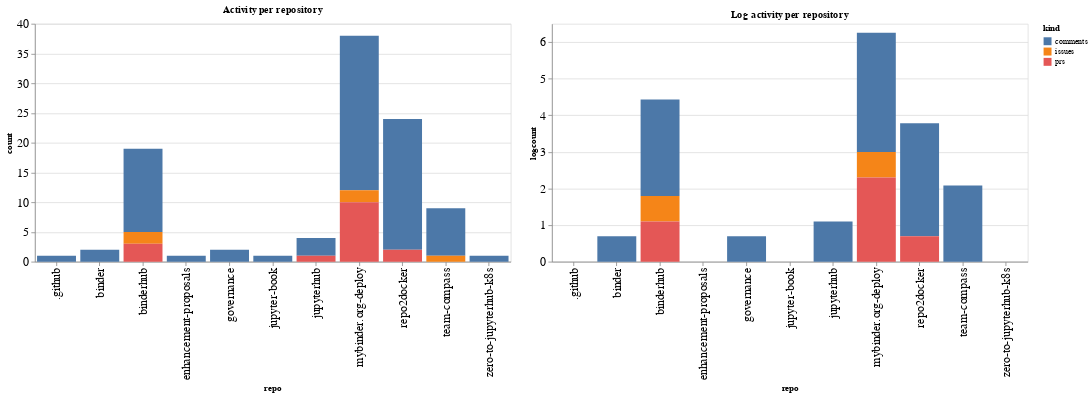

Notebook code cell kept with this figure:
### Code cell
ch1 = alt.Chart(repo_summaries, width=600, title="Activity per repository").mark_bar().encode(
    x='repo',
    y='count',
    color='kind',
    tooltip="kind"
)

ch2 = alt.Chart(repo_summaries, width=600, title="Log activity per repository").mark_bar().encode(
    x='repo',
    y='logcount',
    color='kind',
    tooltip="kind"
)

ch1 | ch2

### Figure 1 — Vega-Lite specification as saved in the notebook (floating-point values rounded to 4 significant figures)
{"config": {"axisLeft": {"labelFontSize": 15}, "axisBottom": {"labelFontSize": 15}}, "hconcat": [{"mark": "bar", "encoding": {"color": {"type": "nominal", "field": "kind"}, "tooltip": {"type": "nominal", "field": "kind"}, "x": {"type": "nominal", "field": "repo"}, "y": {"type": "quantitative", "field": "count"}}, "title": "Activity per repository", "width": 600}, {"mark": "bar", "encoding": {"color": {"type": "nominal", "field": "kind"}, "tooltip": {"type": "nominal", "field": "kind"}, "x": {"type": "nominal", "field": "repo"}, "y": {"type": "quantitative", "field": "logcount"}}, "title": "Log activity per repository", "width": 600}], "data": {"name": "data-1409106eabdfc1841edf9a62e67ad56c"}, "$schema": "https://vega.github.io/schema/vega-lite/v4.8.1.json", "datasets": {"data-1409106eabdfc1841edf9a62e67ad56c": [{"repo": ".github", "kind": "comments", "count": 1, "logcount": 0.0}, {"repo": "binder", "kind": "comments", "count": 2, "logcount": 0.6931}, {"repo": "binderhub", "kind": "comments", "count": 14, "logcount": 2.639}, {"repo": "binderhub", "kind": "issues", "count": 2, "logcount": 0.6931}, {"repo": "binderhub", "kind": "prs", "count": 3, "logcount": 1.099}, {"repo": "enhancement-proposals", "kind": "comments", "count": 1, "logcount": 0.0}, {"repo": "governance", "kind": "comments", "count": 2, "logcount": 0.6931}, {"repo": "jupyter-book", "kind": "comments", "count": 1, "logcount": 0.0}, {"repo": "jupyterhub", "kind": "comments", "count": 3, "logcount": 1.099}, {"repo": "jupyterhub", "kind": "prs", "count": 1, "logcount": 0.0}, {"repo": "mybinder.org-deploy", "kind": "comments", "count": 26, "logcount": 3.258}, {"repo": "mybinder.org-deploy", "kind": "issues", "count": 2, "logcount": 0.6931}, {"repo": "mybinder.org-deploy", "kind": "prs", "count": 10, "logcount": 2.303}, {"repo": "repo2docker", "kind": "comments", "count": 22, "logcount": 3.091}, {"repo": "repo2docker", "kind": "prs", "count": 2, "logcount": 0.6931}, {"repo": "team-compass", "kind": "comments", "count": 8, "logcount": 2.079}, {"repo": "team-compass", "kind": "issues", "count": 1, "logcount": 0.0}, {"repo": "zero-to-jupyterhub-k8s", "kind": "comments", "count": 1, "logcount": 0.0}]}}
